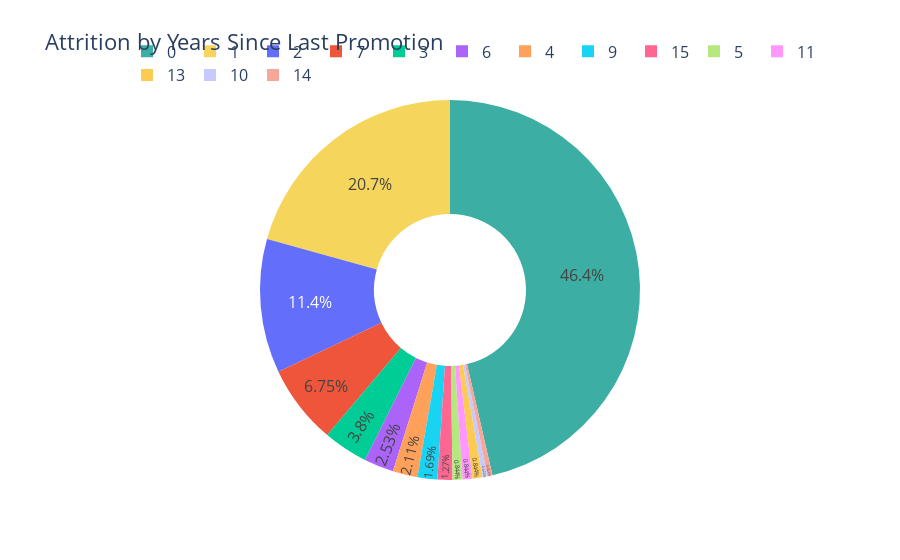

Write notebook code for a chart like this one.
### Code cell
attrition_by = attr_df.groupby(['YearsSinceLastPromotion']).size().reset_index(name='Count')
# attrition_by

# Create a donut chart
fig = go.Figure(data=[go.Pie(
    labels=attrition_by['YearsSinceLastPromotion'],
    values=attrition_by['Count'],
    hole=0.4,
    marker=dict(colors=['#3CAEA3', '#F6D55C']),
    textposition='inside'
)])

# Update the layout
fig.update_layout(title='Attrition by Years Since Last Promotion', font=dict(size=16), legend=dict(
    orientation="h", yanchor="bottom", y=1.02, xanchor="right", x=1
))

# Show the chart
fig.show()

### Figure 1 — Plotly figure (JSON) as saved in the notebook; plotly's stock layout.template omitted (floating-point values rounded to 4 significant figures)
{"data": [{"hole": 0.4, "labels": [0, 1, 2, 3, 4, 5, 6, 7, 9, 10, 11, 13, 14, 15], "marker": {"colors": ["#3CAEA3", "#F6D55C"]}, "textposition": "inside", "type": "pie", "values": [110, 49, 27, 9, 5, 2, 6, 16, 4, 1, 2, 2, 1, 3]}], "layout": {"font": {"size": 16}, "legend": {"orientation": "h", "x": 1, "xanchor": "right", "y": 1.02, "yanchor": "bottom"}, "title": {"text": "Attrition by Years Since Last Promotion"}}}
